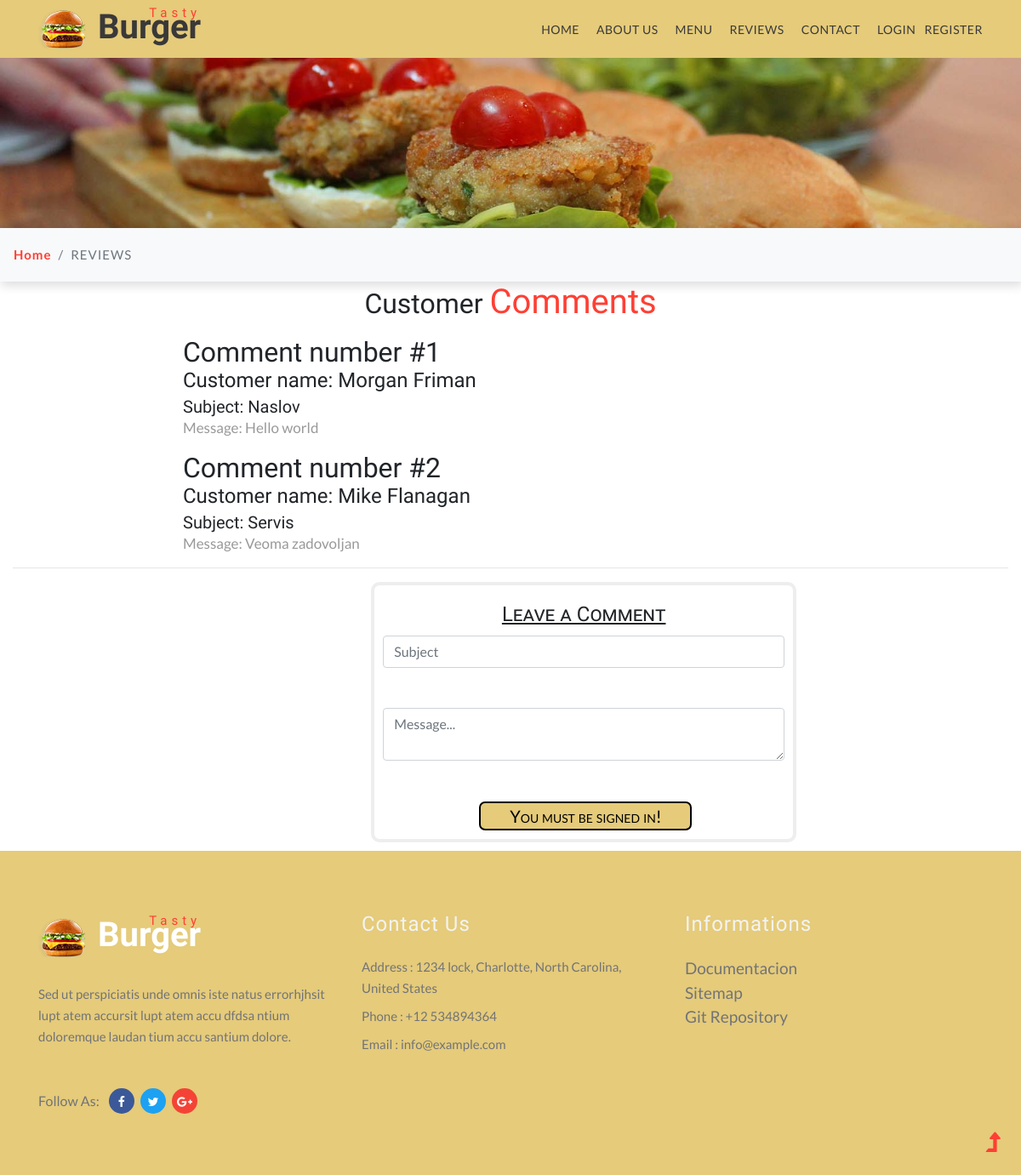
The app's page /index.php?page=reviews with its own data.
### tables this page shows
CREATE TABLE `nav` (
  `id` int(50) NOT NULL,
  `naziv` varchar(250) NOT NULL,
  `href` varchar(250) NOT NULL
);

CREATE TABLE `komentar` (
  `id` int(11) NOT NULL,
  `naslov` varchar(100) NOT NULL,
  `poruka` varchar(250) NOT NULL,
  `id_korisnik` int(10) NOT NULL
);

CREATE TABLE `korisnik` (
  `id` int(255) NOT NULL,
  `ime` varchar(250) NOT NULL,
  `prezime` varchar(250) NOT NULL,
  `email` varchar(250) NOT NULL,
  `lozinka` varchar(50) NOT NULL,
  `datum_registracije` varchar(255) NOT NULL,
  `aktivan` int(1) NOT NULL,
  `id_uloga` int(11) NOT NULL
);

CREATE TABLE `informacija` (
  `id` int(11) NOT NULL,
  `naziv` varchar(250) NOT NULL,
  `putanja` varchar(250) NOT NULL
);

### app/Controllers/Controller.php (called while the page is built, shortened)
<?php
	class Controller {
		protected function view($fileName, $data = []) {
			extract($data);
			include "app/views/fixed/head.php";
			include "app/views/fixed/navbar.php";
			include "app/views/pages/$fileName.php";
			include "app/views/fixed/footer.php";
		}
	}

### app/Controllers/PageController.php (called while the page is built, shortened)
<?php
	class PageController extends Controller {
		private $db;
		public function __construct($db) {
			$this->db = $db;
		}
		function reviews() {
			$this->view("reviews");
		}
		public function getInformation() {
			$informacija = new Informacija($this->db);
			return $informacija->getAllFromInformation();
		}
	}

### app/config/autoload.php (called while the page is built, shortened)
<?php
	spl_autoload_register(function ($classname) {
		$classname = lcfirst($classname);
		$classname = str_replace("\\", DIRECTORY_SEPARATOR, $classname);
		$classname .= ".php";
	});
?>

### app/Controllers/NavController.php (called while the page is built, shortened)
<?php
	class NavController extends Controller {
		private $db;
		public function __construct($db) {
			$this->db = $db;
		}
		function nav() {
			$nav = new Nav($this->db);
			return $nav->getAllFromNav();
		}
	}

### app/Models/Nav.php (called while the page is built, shortened)
<?php
	class Nav {
		private $db;
		public function __construct(DB $db) {
			$this->db = $db;
		}
		public function getAllFromNav() {
			$query = "SELECT * FROM nav";
			return $this->db->executeQueryAll($query);
		}
	}

### app/Models/DB.php (called while the page is built, shortened)
<?php
	class DB {
		private $server;
		private $database;
		private $username;
		private $password;
		public $conn;
		public function __construct($server, $database, $username, $password) {
			$this->server = $server;
			$this->database = $database;
			$this->username = $username;
			$this->password = $password;
		}
		private function connect() {
			$this->conn = new \PDO("mysql:host={$this->server};dbname={$this->database};charset=utf8", $this->username, $this->password);
			$this->conn->setAttribute(\PDO::ATTR_DEFAULT_FETCH_MODE, \PDO::FETCH_OBJ);
			$this->conn->setAttribute(\PDO::ATTR_ERRMODE, \PDO::ERRMODE_EXCEPTION);
		}
		public function executeQueryAll($query) {
			return $this->conn->query($query)->fetchAll();
		}
	}

### app/Controllers/ReviewController.php (called while the page is built, shortened)
<?php
	class ReviewController extends Controller {
		private $db;
		public function __construct($db) {
			$this->db = $db;
		}
		function getKomentari() {
			$komentari = new Komentar($this->db);
			return $komentari->getAllFromKomentar();
		}
	}

### app/Models/Komentar.php (called while the page is built, shortened)
<?php
	class Komentar {
		private $db;
		public function __construct(DB $db) {
			$this->db = $db;
		}
		public function getAllFromKomentar() {
			$query = "SELECT k.id, k.naslov, k.poruka, kor.ime, kor.prezime FROM komentar k INNER JOIN korisnik kor ON k.id_korisnik = kor.id";
			return $this->db->executeQueryAll($query);
		}
	}

### app/Models/Informacija.php (called while the page is built, shortened)
<?php
	class Informacija {
		private $db;
		public function __construct(DB $db) {
			$this->db = $db;
		}
		public function getAllFromInformation() {
			$query = "SELECT * FROM informacija";
			return $this->db->executeQueryAll($query);
		}
	}

### app/views/pages/reviews.php (the view, shortened to what this page needs)
<?php
	include "app/views/pomocni/pageDetails.php";
?>
<div class="col-lg-12 left-blog-info text-left">
    <div class="comment-top">
        <div id="naslovKomentara">
            <h2 class="w3ls-title mb-3">Customer <span id="naslov">Comments</span></h2>
        </div>
        <div id="okvirKomentara">
			<?php
				global $reviewController;
				$rezultatKomentar = $reviewController->getKomentari();
				$brojac = 1;
				foreach ($rezultatKomentar as $rk) {
					echo "<div class=\"media mt-3\">
								<div class=\"media-body\" class=\"komentar\">
								     <h2>Comment number #" . $brojac++ . "</h2>
									<h4 class=\"mt-0\">Customer name: $rk->ime $rk->prezime</h4>
									<h5 class=\"mt-1\">Subject: $rk->naslov</h5>
									<p>Message: $rk->poruka</p>
								</div>
							</div>";
				}
			?>
        </div>
    </div>
    <hr/>
    <div id="formaOkvir">
        <div class="leaveComment comment-top">
            <h4 id="naslovLeaveComment">Leave a Comment</h4>
            <div class="comment-bottom">
                <form action="#" method="post">
                    <div class="form-group">
                        <input class="form-control" id="tbSubject" type="text" name="Subject" placeholder="Subject"
                               required="">
                    </div>
                    <div class="form-group">
										<textarea class="form-control" id="tbMessage" name="Message"
                                                  placeholder="Message..."
                                                  required=""></textarea>
                    </div>
					<?php
						if (isset($_SESSION['korisnik'])) {
							echo "<button type=\"submit\" id=\"btnComment\" class=\"btn btn-primary submit\">Submit</button>";
						} else {
							echo "<div id='linkButton'>
													<a href = \"index.php?page=logovanje\">You must be signed in!</a>
												</div>";
						}
					?>
                </form>
            </div>
        </div>
    </div>
</div>

### app/views/fixed/navbar.php (shortened to what this page needs)
<body>
<section id="home">
    <div class="main-top py-1" style="background: 	#e5cb7a;">
        <div class="container">
            <div class="nav-content">
                <h1>
                    <a id="logo" class="logo" href="index.php">
                        <img src="app/assets/images/logo.png" alt="" class="img-fluid"><span>Tasty</span> Burger
                    </a>
                </h1>
                <div class="nav_web-dealingsls">
                    <nav>
                        <ul class="menu">
							<?php
								global $navController;
								$rezultatNav = $navController->nav();
								foreach ($rezultatNav as $r) {
									echo "<li><a href='index.php?page=$r->href'>$r->naziv</a></li>";
								}
								if (isset($_SESSION['korisnik'])) {
									echo "<li><a href='index.php?page=logout'>Log out</a></li>";
									if ($_SESSION['korisnik']->id_uloga == 2) {
										echo "<li><a href='index.php?page=admin'>Admin Panel</a></li>";
									}
								} else {
									echo "<li><a href='index.php?page=logovanje'>Login</a></li>";
									echo "<li><a href='index.php?page=registration'>Register</a></li>";
								}
							?>
                        </ul>
                    </nav>
                </div>
            </div>
        </div>
    </div>
</section>

### app/views/fixed/footer.php
<footer class="py-5">
    <div class="container py-xl-4">
        <div class="row footer-top">
            <div class="col-lg-4 footer-grid_section_1its footer-text">
                <h2>
                    <a class="logo text-wh" href="index.html">
                        <img src="app/assets/images/logo.png" alt="" class="img-fluid"><span>Tasty</span> Burger
                    </a>
                </h2>
                <p class="mt-lg-4 mt-3 mb-lg-5 mb-4">Sed ut perspiciatis unde omnis iste natus errorhjhsit lupt
                    atem
                    accursit lupt atem accu
                    dfdsa
                    ntium doloremque laudan tium accu santium dolore.</p>
                <ul class="top-right-info">
                    <li>
                        <p>Follow As:</p>
                    </li>
                    <li class="facebook-w3">
                        <a href="#facebbok">
                            <span class="fa fa-facebook-f"></span>
                        </a>
                    </li>
                    <li class="twitter-w3">
                        <a href="#twitter">
                            <span class="fa fa-twitter"></span>
                        </a>
                    </li>
                    <li class="google-w3">
                        <a href="#google">
                            <span class="fa fa-google-plus"></span>
                        </a>
                    </li>
                </ul>
            </div>
            <div class="col-lg-4 footer-grid_section_1its my-lg-0 my-sm-4 my-4">
                <div class="footer-title">
                    <h3>Contact Us</h3>
                </div>
                <div class="footer-text mt-4">
                    <p>Address : 1234 lock, Charlotte, North Carolina, United States</p>
                    <p class="my-2">Phone : +12 534894364</p>
                    <p>Email : <a href="mailto:info@example.com">info@example.com</a></p>
                </div>
            </div>
            <div class="col-lg-4 footer-grid_section_1its">
                <div class="footer-title">
                    <h3>Informations</h3>
                </div>
                <div class="info-form-right mt-4 p-0">
                    <ul id="informacija">
						<?php
							global $pageController;
							$rezultatInfo = $pageController->getInformation();
							foreach ($rezultatInfo as $ri) {
								echo "<li><a class='informacijaClass' href='$ri->putanja' target='_blank'>$ri->naziv</a></li><br/>";
							}
						?>
                    </ul>
                </div>
            </div>
        </div>
    </div>
    <a href="#home" class="move-top text-center">
        <span class="fa fa-level-up" aria-hidden="true"></span>
    </a>
</footer>
</body>
</html>

### app/assets/css/style.css (style rules this page uses)
body { padding: 0; margin: 0; background: #FFF; font-family: 'Lato', sans-serif; }
#naslov { color: #ff3f34; font-size: 40px; }
#naslovKomentara { text-align: center; }
#okvirKomentara { padding-left: 200px; }
#formaOkvir { padding-left: 36%; }
h1, h2, h3, h4, h5, h6 { margin: 0; padding: 0; font-family: 'Barlow Semi Condensed', sans-serif; }
p { margin: 0; padding: 0; font-size: 17px; line-height: 25px; color: #999; font-family: 'Lato', sans-serif; font-weight: normal; }
ul, ol { margin: 0; padding: 0; }
.text-wh { color: #fff; }
html { scroll-behavior: smooth; }
a.move-top { position: fixed; bottom: 1.5%; right: 2%; z-index: 0; }
a.move-top span { color: #ff3f34; font-size: 30px; }
.top-right-info li a { color: #fff; width: 30px; height: 30px; line-height: 30px; text-align: center; border-radius: 50%; margin: 0 2px; display: inline-block; transition: 0.3s all; -webkit-transition: 0.3s all; -moz-transition: 0.3s all; -o-transition: 0.3s all; -ms-transition: 0.3s all; }
.top-right-info li a span { color: #fff; font-size: 14px; }
.top-right-info li p { margin-right: 6px; font-size: 16px; }
.top-right-info li.facebook-w3 a { background: #3b5998; }
.top-right-info li.twitter-w3 a { background: #1da1f2; }
.top-right-info li.google-w3 a { background: #F44336; }
.top-right-info li { display: inline-block; }
nav li:last-child { margin: 0; }
.nav-content { display: flex; align-items: center; }
.nav_web-dealingsls { margin-left: auto; }
nav { margin: 0; padding: 0; }
nav:after { content: ""; display: table; clear: both; }
nav ul { padding: 0; margin: 0; list-style: none; position: relative; }
nav ul li { display: inline-block; float: left; }
nav li { margin: 0 10px; }
nav a { color: #3a3939; font-weight: 400; font-size: 14px; display: inline-block; text-transform: uppercase; letter-spacing: .5px; }
li>a:only-child:after { content: ''; }
a.logo { color: #3a3939; font-size: 40px; padding: 0; font-weight: bold; position: relative; }
a.logo span { color: #ff3f34; font-size: 15px; letter-spacing: 5px; font-weight: 500; position: absolute; right: 0; top: -2px; }
.leaveComment { max-width: 500px; padding: 10px; border: 4px solid #eeeeee; border-radius: 10px; margin-bottom: 10px; }
#naslovLeaveComment { text-align: center; padding: 10px; text-decoration: underline; font-variant: small-caps; }
#informacija { font-size: 19px; margin: auto; width: 100%; text-align: left; color: #e5cb7a; }
#informacija li { text-align: center; list-style: none; }
#informacija li a { float: left; text-align: center; }
.informacijaClass { color: #727377; }
#linkButton { text-align: center; width: 250px; margin-left: 24%; font-variant: small-caps; background-color: #e5cb7a; font-size: 20px; border: 2px solid black; border-radius: 7px; }
#linkButton a { color: black; }
footer { background: #e5cb7a; }
h2 a.logo { color: #fff; }
.footer-text p, .footer-text p a, .contact-info p { color: #727377; font-size: 15px; }
.footer-title h3 { font-size: 24px; color: #f3f3f3; letter-spacing: 1px; }

### records on screen
nav: naziv "HOME"
nav: naziv "ABOUT US"
nav: naziv "MENU"
nav: naziv "REVIEWS"
nav: naziv "CONTACT"
komentar: id_korisnik.ime "Morgan", id_korisnik.prezime "Friman", naslov "Naslov", poruka "Hello world"
komentar: id_korisnik.ime "Mike", id_korisnik.prezime "Flanagan", naslov "Servis", poruka "Veoma zadovoljan"
informacija: naziv "Documentacion"
informacija: naziv "Sitemap"
informacija: naziv "Git Repository"

### other values on screen
$page "REVIEWS"
